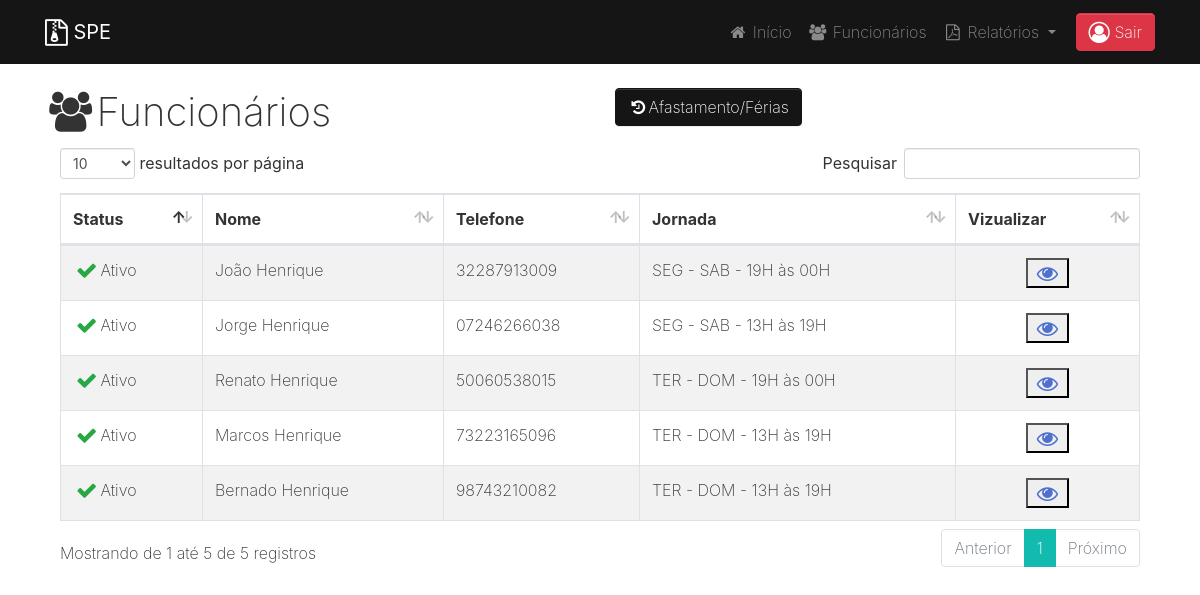
The page /Supervisor/inicio.php?pagina=funcionarios (signed in) on the database its author committed.
### tables this page shows
CREATE TABLE `funcionario` (
  `id_fun` int(11) NOT NULL,
  `nome_fun` varchar(80) NOT NULL,
  `email_fun` varchar(80) NOT NULL,
  `cpf_fun` varchar(14) NOT NULL,
  `jornada` varchar(40) NOT NULL,
  `telefone_fun` varchar(14) NOT NULL,
  `status_fun` int(1) NOT NULL DEFAULT '1',
  `fk_empresa_fun` int(11) DEFAULT NULL
);

### Classes/DAO/SupervisorDAO.php (called while the page is built, shortened)
<?php
	require_once("..\Classes\Conexao.php");
	class SupervisorDAO {
		   function __construct() {
				$this->con = new Conexao();
				$this->pdo = $this->con->Connect();
			}
				public function retornarInfoFUN($id_emp) {
				try {
					$stmt = $this->pdo->prepare("
						SELECT id_fun, nome_fun, email_fun, cpf_fun, jornada, telefone_fun, status_fun, fk_empresa_fun
						FROM funcionario
						WHERE fk_empresa_fun = '$id_emp' ");
					$stmt->execute();
					return $stmt->fetchall(PDO::FETCH_ASSOC);
				} catch (PDOException $ex) {
					echo "ERRO 02: {$ex->getMessage()}";
				}
			}
	}
?>

### Classes/Conexao.php (called while the page is built, shortened)
<?php
class Conexao {
    public function Connect() {
	try{
        $this->user = "root";
        $this->pass = "1a2b3c4d5e6f@A";
        $this->host = "localhost";
        $this->base = "sistema_de_pontos";
        $parametros = array(PDO::MYSQL_ATTR_INIT_COMMAND => "SET NAMES UTF8");
        $this->file = "mysql:host=" . $this->host . ";dbname=" . $this->base;
        $this->pdo = new PDO($this->file, $this->user, $this->pass, $parametros);
        $this->pdo->setAttribute(PDO::ATTR_ERRMODE, PDO::ERRMODE_EXCEPTION);
        $this->pdo->setAttribute(PDO::ATTR_EMULATE_PREPARES, false);
        $this->pdo->setAttribute(PDO::ATTR_PERSISTENT, true);
        return $this->pdo;
		}catch(PDOException $ex){
		echo "Erro no sistema" . $ex->getMessage();
		}
    }
}
?>

### Supervisor/funcionarios.php (the view, shortened to what this page needs)
   <?php
     require_once("../Classes/DAO/SupervisorDAO.php");
     $supervisorDAO = new SupervisorDAO();
   ?>
   <div class="section" id="listaFuncionarios">
     <div class="container">
       <div class="row">
         <div class="col-md-6">
           <h1>
             <i class="fa fa-fw fa-users"></i>Funcionários</h1>
         </div>
         <div class="col-md-6">
           <div class="btn-group btn-group-justified">
             <a href='?pagina=afastamento' class="btn btn-dark"><i class="fa fa-fw fa-history"></i>Afastamento/Férias</a>
           </div>
         </div>
       </div>
     </div>
   </div>
   <div class="section">
     <div class="container">
       <div class="row">
         <div class="col-md-12">
           <table class="table table-striped table-bordered" id="id_listaFuncionarios" cellspacing="0" width="100%">
             <thead>
               <tr>
                 <th>Status</th>
                 <th>Nome</th>
                 <th>Telefone</th>
                 <th>Jornada</th>
                 <th>Vizualizar</th>
               </tr>
             </thead>
             <tbody>
             <?php
             $id_emp = $_SESSION["id_emp"];
              foreach($supervisorDAO->retornarInfoFUN($id_emp) as $consulta ){
             ?>
               <tr>
                 <td>
                   <?php
                     if($consulta["status_fun"]==1){
                   ?>
                     <i class="-o fa fa-check fa-fw fa-lg text-success"></i>Ativo
                   <?php
                     }else if($consulta["status_fun"]==2) {
                   ?>
                     <i class="-o fa fa-fw fa-lg text-danger fa-close"></i>Inativo
                   <?php
                     }else{
                   ?>
                     <i class="-o fa fa-history fa-fw fa-lg text-info"></i>Afastado
                   <?php
                     }
                   ?>
                 </td>
                 <td><?=$consulta["nome_fun"];?></td>
                 <td><?=$consulta["telefone_fun"];?></td>
                 <td><?=$consulta["jornada"];?></td>
                 <td class="text-center">
                     <button type="button" data-toggle="modal" data-target="#modal_visualizar<?=$consulta["id_fun"];  ?>">
                       <i class="fa fa-eye fa-fw fa-lg text-secondary" title="Vizualizar" ></i>
                     </button>
                 </td>
               </tr>
             <?php
               }
             ?>
             </tbody>
           </table>
         </div>
       </div>
     </div>
   </div>
<link rel="stylesheet" href="css/DataTable2.css">

### Supervisor/inicio.php (shortened to what this page needs)
<!DOCTYPE html>
<html>
<head>
  <link rel="stylesheet" href="https://cdnjs.cloudflare.com/ajax/libs/font-awesome/4.7.0/css/font-awesome.min.css" type="text/css">
  <link rel="stylesheet" href="../css/theme.css" type="text/css">
  <link rel="stylesheet" href="../css/bootstrap-datepicker.css" type="text/css">
</head>
<body>
  <nav class="navbar navbar-expand-md bg-dark navbar-dark">
    <div class="container">
      <a class="navbar-brand" href='?pagina=home'>
        <i class="fa d-inline fa-lg fa- fa-file-archive-o"></i>
        <b> SPE</b>
      </a>
      <div class="collapse navbar-collapse text-center justify-content-end" id="navbar2SupportedContent">
        <ul class="navbar-nav">
          <li class="nav-item" >
              <a href='?pagina=home' class="nav-link"><i class="fa fa-fw s fa-home"></i> Início</a>
          </li>
          <li class="nav-item">
              <a href='?pagina=funcionarios' class="nav-link"><i class="fa fa-fw fa-users"></i> Funcionários</a>
          </li>
          <li class="nav-item dropdown">
                  <a class="nav-link dropdown-toggle" href="#" id="navbarDropdown" role="button" data-toggle="dropdown" aria-haspopup="true" aria-expanded="false">
                    <i class="fa fa-fw fa-file-pdf-o"></i> Relatórios
                  </a>
          </li>
        </ul>
        <a class="btn navbar-btn ml-2 text-white btn-danger" href="..\Classes\Logout\logout.php">
          <i class="fa d-inline fa-lg fa-user-circle-o"></i> Sair</a>
      </div>
    </div>
  </nav>
		<div >
			<br>
        </div>
       <div id="dvCentro">
            <div id="dvEsquerda">
                <?php
                if (isset($_GET['pagina'])) {
                    $pagina = $_GET['pagina'];
                    switch ($pagina) {
                        case "funcionarios":
                            include_once ("funcionarios.php");
                            break;
                    }
                } else {
                    include_once("home.php");
                }
                ?>
            </div>
        </div>
	</body>
</html>

### Supervisor/css/DataTable2.css (style rules this page uses)
table.dataTable { clear:both;margin-top:6px !important;margin-bottom:6px !important;max-width:none !important;border-collapse:separate !important }
table.dataTable td,table.dataTable th { -webkit-box-sizing:content-box;box-sizing:content-box }
table.dataTable thead>tr>th.sorting_asc,table.dataTable thead>tr>th.sorting_desc,table.dataTable thead>tr>th.sorting,table.dataTable thead>tr>td.sorting_asc,table.dataTable thead>tr>td.sorting_desc,table.dataTable thead>tr>td.sorting { padding-right:30px }
table.dataTable thead .sorting,table.dataTable thead .sorting_asc,table.dataTable thead .sorting_desc,table.dataTable thead .sorting_asc_disabled,table.dataTable thead .sorting_desc_disabled { cursor:pointer;position:relative }
table.dataTable thead .sorting:before,table.dataTable thead .sorting:after,table.dataTable thead .sorting_asc:before,table.dataTable thead .sorting_asc:after,table.dataTable thead .sorting_desc:before,table.dataTable thead .sorting_desc:after,table.dataTable thead .sorting_asc_disabled:before,table.dataTable thead .sorting_asc_disabled:after,table.dataTable thead .sorting_desc_disabled:before,table.dataTable thead .sorting_desc_disabled:after { position:absolute;bottom:0.9em;display:block;opacity:0.3 }
table.dataTable thead .sorting:before,table.dataTable thead .sorting_asc:before,table.dataTable thead .sorting_desc:before,table.dataTable thead .sorting_asc_disabled:before,table.dataTable thead .sorting_desc_disabled:before { right:1em;content:"\2191" }
table.dataTable thead .sorting:after,table.dataTable thead .sorting_asc:after,table.dataTable thead .sorting_desc:after,table.dataTable thead .sorting_asc_disabled:after,table.dataTable thead .sorting_desc_disabled:after { right:0.5em;content:"\2193" }
table.dataTable thead .sorting_asc:before,table.dataTable thead .sorting_desc:after { opacity:1 }
table.table-bordered.dataTable th,table.table-bordered.dataTable td { border-left-width:0 }
table.table-bordered.dataTable th:last-child,table.table-bordered.dataTable th:last-child,table.table-bordered.dataTable td:last-child,table.table-bordered.dataTable td:last-child { border-right-width:0 }
table.table-bordered.dataTable tbody th,table.table-bordered.dataTable tbody td { border-bottom-width:0 }

### rows shown on the page
funcionario: status_fun 1 (drawn), nome_fun "João Henrique", telefone_fun "32287913009", jornada "SEG - SAB - 19H às 00H"
funcionario: status_fun 1 (drawn), nome_fun "Jorge Henrique", telefone_fun "07246266038", jornada "SEG - SAB - 13H às 19H"
funcionario: status_fun 1 (drawn), nome_fun "Renato Henrique", telefone_fun "50060538015", jornada "TER - DOM - 19H às 00H"
funcionario: status_fun 1 (drawn), nome_fun "Marcos Henrique", telefone_fun "73223165096", jornada "TER - DOM - 13H às 19H"
funcionario: status_fun 1 (drawn), nome_fun "Bernado Henrique", telefone_fun "98743210082", jornada "TER - DOM - 13H às 19H"
